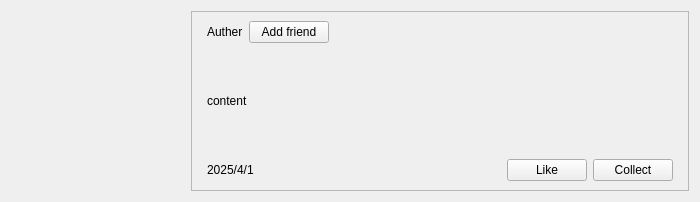
<?xml version="1.0" encoding="UTF-8"?>
<ui version="4.0">
 <class>Form</class>
 <widget class="CardWidget" name="Form">
  <property name="geometry">
   <rect>
    <x>0</x>
    <y>0</y>
    <width>700</width>
    <height>198</height>
   </rect>
  </property>
  <property name="windowTitle">
   <string>Form</string>
  </property>
  <layout class="QHBoxLayout" name="horizontalLayout_3">
   <property name="spacing">
    <number>0</number>
   </property>
   <item>
    <widget class="ImageLabel" name="ImageLabel">
     <property name="minimumSize">
      <size>
       <width>180</width>
       <height>180</height>
      </size>
     </property>
     <property name="maximumSize">
      <size>
       <width>180</width>
       <height>180</height>
      </size>
     </property>
    </widget>
   </item>
   <item>
    <widget class="QFrame" name="frame">
     <property name="frameShape">
      <enum>QFrame::Shape::StyledPanel</enum>
     </property>
     <property name="frameShadow">
      <enum>QFrame::Shadow::Raised</enum>
     </property>
     <layout class="QVBoxLayout" name="verticalLayout">
      <property name="leftMargin">
       <number>15</number>
      </property>
      <property name="rightMargin">
       <number>15</number>
      </property>
      <item>
       <layout class="QHBoxLayout" name="horizontalLayout_2">
        <item>
         <widget class="BodyLabel" name="BodyLabel">
          <property name="text">
           <string>Auther</string>
          </property>
          <property name="pixelFontSize" stdset="0">
           <number>18</number>
          </property>
         </widget>
        </item>
        <item>
         <widget class="PushButton" name="PushButton_3">
          <property name="text">
           <string>Add friend</string>
          </property>
         </widget>
        </item>
        <item>
         <spacer name="horizontalSpacer">
          <property name="orientation">
           <enum>Qt::Orientation::Horizontal</enum>
          </property>
          <property name="sizeHint" stdset="0">
           <size>
            <width>40</width>
            <height>20</height>
           </size>
          </property>
         </spacer>
        </item>
       </layout>
      </item>
      <item>
       <widget class="BodyLabel" name="BodyLabel_2">
        <property name="text">
         <string>content</string>
        </property>
       </widget>
      </item>
      <item>
       <layout class="QHBoxLayout" name="horizontalLayout">
        <item>
         <widget class="CaptionLabel" name="CaptionLabel">
          <property name="text">
           <string>2025/4/1</string>
          </property>
         </widget>
        </item>
        <item>
         <spacer name="horizontalSpacer_2">
          <property name="orientation">
           <enum>Qt::Orientation::Horizontal</enum>
          </property>
          <property name="sizeHint" stdset="0">
           <size>
            <width>40</width>
            <height>20</height>
           </size>
          </property>
         </spacer>
        </item>
        <item>
         <widget class="PushButton" name="PushButton">
          <property name="text">
           <string>Like</string>
          </property>
         </widget>
        </item>
        <item>
         <widget class="PushButton" name="PushButton_2">
          <property name="text">
           <string>Collect</string>
          </property>
         </widget>
        </item>
       </layout>
      </item>
     </layout>
    </widget>
   </item>
  </layout>
 </widget>
 <customwidgets>
  <customwidget>
   <class>PushButton</class>
   <extends>QPushButton</extends>
   <header>qfluentwidgets</header>
  </customwidget>
  <customwidget>
   <class>CaptionLabel</class>
   <extends>QLabel</extends>
   <header>qfluentwidgets</header>
  </customwidget>
  <customwidget>
   <class>BodyLabel</class>
   <extends>QLabel</extends>
   <header>qfluentwidgets</header>
  </customwidget>
  <customwidget>
   <class>ImageLabel</class>
   <extends>QLabel</extends>
   <header>qfluentwidgets</header>
  </customwidget>
  <customwidget>
   <class>CardWidget</class>
   <extends>QFrame</extends>
   <header>qfluentwidgets</header>
   <container>1</container>
  </customwidget>
 </customwidgets>
 <resources/>
 <connections/>
</ui>
